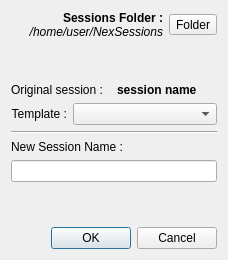
<?xml version="1.0" encoding="UTF-8"?>
<ui version="4.0">
 <class>DialogNewSession</class>
 <widget class="QDialog" name="DialogNewSession">
  <property name="windowModality">
   <enum>Qt::NonModal</enum>
  </property>
  <property name="geometry">
   <rect>
    <x>0</x>
    <y>0</y>
    <width>228</width>
    <height>260</height>
   </rect>
  </property>
  <property name="windowTitle">
   <string>New Session</string>
  </property>
  <property name="modal">
   <bool>false</bool>
  </property>
  <layout class="QVBoxLayout" name="verticalLayout">
   <item>
    <layout class="QHBoxLayout" name="horizontalLayout_3">
     <item>
      <layout class="QVBoxLayout" name="verticalLayout_2">
       <property name="spacing">
        <number>0</number>
       </property>
       <item>
        <widget class="QLabel" name="labelSessionsFolder">
         <property name="text">
          <string>&lt;html&gt;&lt;head/&gt;&lt;body&gt;&lt;p&gt;&lt;span style=&quot; font-size:9pt; font-weight:600;&quot;&gt;Sessions Folder :&lt;/span&gt;&lt;/p&gt;&lt;/body&gt;&lt;/html&gt;</string>
         </property>
         <property name="alignment">
          <set>Qt::AlignRight|Qt::AlignTrailing|Qt::AlignVCenter</set>
         </property>
        </widget>
       </item>
       <item>
        <layout class="QHBoxLayout" name="horizontalLayout_4">
         <item>
          <widget class="QLabel" name="currentSessionsFolder">
           <property name="styleSheet">
            <string notr="true">font-style :  italic</string>
           </property>
           <property name="text">
            <string>/home/user/NexSessions</string>
           </property>
           <property name="alignment">
            <set>Qt::AlignRight|Qt::AlignTrailing|Qt::AlignVCenter</set>
           </property>
          </widget>
         </item>
        </layout>
       </item>
      </layout>
     </item>
     <item>
      <widget class="QToolButton" name="toolButtonFolder">
       <property name="text">
        <string>Folder</string>
       </property>
       <property name="icon">
        <iconset theme="folder-open">
         <normaloff>.</normaloff>.</iconset>
       </property>
      </widget>
     </item>
    </layout>
   </item>
   <item>
    <spacer name="verticalSpacer_3">
     <property name="orientation">
      <enum>Qt::Vertical</enum>
     </property>
     <property name="sizeHint" stdset="0">
      <size>
       <width>20</width>
       <height>40</height>
      </size>
     </property>
    </spacer>
   </item>
   <item>
    <widget class="QFrame" name="frameOriginalSession">
     <layout class="QHBoxLayout" name="horizontalLayout">
      <property name="leftMargin">
       <number>0</number>
      </property>
      <property name="topMargin">
       <number>0</number>
      </property>
      <property name="rightMargin">
       <number>0</number>
      </property>
      <property name="bottomMargin">
       <number>0</number>
      </property>
      <item>
       <widget class="QLabel" name="label">
        <property name="text">
         <string>Original session :</string>
        </property>
       </widget>
      </item>
      <item>
       <widget class="QLabel" name="labelOriginalSessionName">
        <property name="font">
         <font>
          <weight>75</weight>
          <bold>true</bold>
         </font>
        </property>
        <property name="text">
         <string>session name</string>
        </property>
       </widget>
      </item>
     </layout>
    </widget>
   </item>
   <item>
    <layout class="QHBoxLayout" name="horizontalLayoutTemplate">
     <item>
      <widget class="QLabel" name="labelTemplate">
       <property name="sizePolicy">
        <sizepolicy hsizetype="Minimum" vsizetype="Preferred">
         <horstretch>0</horstretch>
         <verstretch>0</verstretch>
        </sizepolicy>
       </property>
       <property name="text">
        <string>Template :</string>
       </property>
       <property name="alignment">
        <set>Qt::AlignRight|Qt::AlignTrailing|Qt::AlignVCenter</set>
       </property>
      </widget>
     </item>
     <item>
      <widget class="QComboBox" name="comboBoxTemplate">
       <property name="sizePolicy">
        <sizepolicy hsizetype="MinimumExpanding" vsizetype="Fixed">
         <horstretch>0</horstretch>
         <verstretch>0</verstretch>
        </sizepolicy>
       </property>
      </widget>
     </item>
    </layout>
   </item>
   <item>
    <widget class="Line" name="line">
     <property name="orientation">
      <enum>Qt::Horizontal</enum>
     </property>
    </widget>
   </item>
   <item>
    <widget class="QLabel" name="labelNewSessionName">
     <property name="sizePolicy">
      <sizepolicy hsizetype="Preferred" vsizetype="Fixed">
       <horstretch>0</horstretch>
       <verstretch>0</verstretch>
      </sizepolicy>
     </property>
     <property name="text">
      <string>New Session Name :</string>
     </property>
    </widget>
   </item>
   <item>
    <widget class="QLineEdit" name="lineEdit"/>
   </item>
   <item>
    <spacer name="verticalSpacer_2">
     <property name="orientation">
      <enum>Qt::Vertical</enum>
     </property>
     <property name="sizeHint" stdset="0">
      <size>
       <width>20</width>
       <height>40</height>
      </size>
     </property>
    </spacer>
   </item>
   <item>
    <widget class="QDialogButtonBox" name="buttonBox">
     <property name="enabled">
      <bool>true</bool>
     </property>
     <property name="orientation">
      <enum>Qt::Horizontal</enum>
     </property>
     <property name="standardButtons">
      <set>QDialogButtonBox::Cancel|QDialogButtonBox::Ok</set>
     </property>
    </widget>
   </item>
  </layout>
 </widget>
 <resources/>
 <connections>
  <connection>
   <sender>buttonBox</sender>
   <signal>accepted()</signal>
   <receiver>DialogNewSession</receiver>
   <slot>accept()</slot>
   <hints>
    <hint type="sourcelabel">
     <x>248</x>
     <y>254</y>
    </hint>
    <hint type="destinationlabel">
     <x>157</x>
     <y>274</y>
    </hint>
   </hints>
  </connection>
  <connection>
   <sender>buttonBox</sender>
   <signal>rejected()</signal>
   <receiver>DialogNewSession</receiver>
   <slot>reject()</slot>
   <hints>
    <hint type="sourcelabel">
     <x>316</x>
     <y>260</y>
    </hint>
    <hint type="destinationlabel">
     <x>286</x>
     <y>274</y>
    </hint>
   </hints>
  </connection>
 </connections>
</ui>
